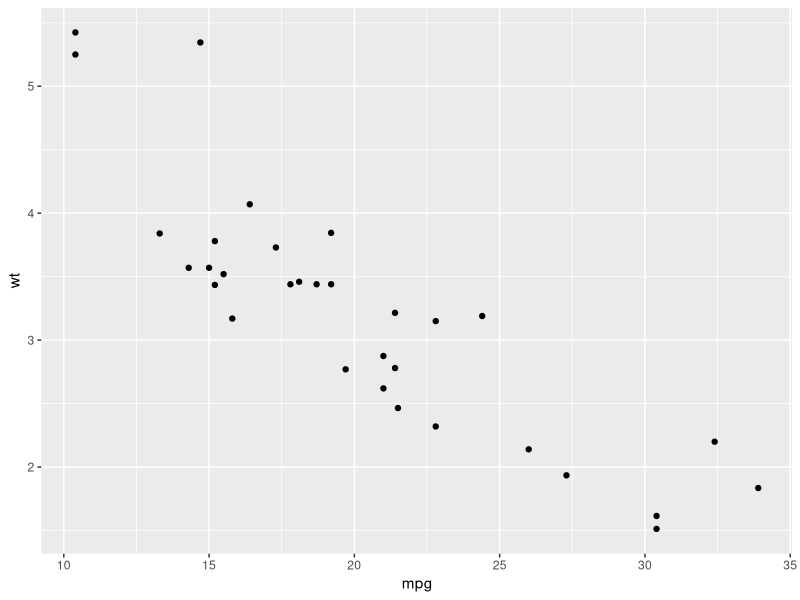
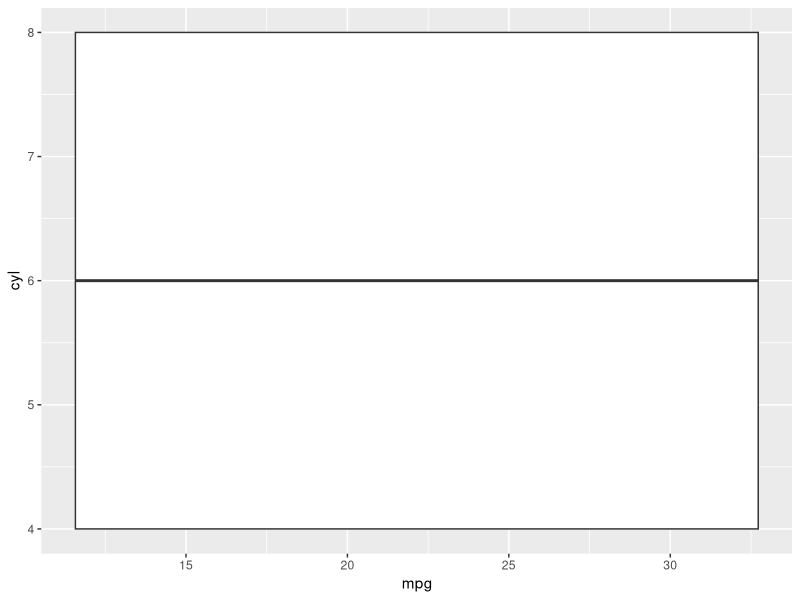

Reproduce these figures in R, in order.
## ---- chunk 1
knitr::opts_chunk$set(include = TRUE, warning = FALSE, message = FALSE, comment = "")
## ---- chunk 2
#filter
#mean
## ---- chunk 3
Pumpkin_pie <- function(pumpkin, ..., p_crust){
#  1. Preheat the oven to 350 F
#  2. Whisk together pumpkin, egg
#  3. Pour mixture into crust
#  Produces a pi <- automatically `returns`
}
## ---- chunk 4
Name_of_function <- function(ingredient_1){
  # Body of your function
  # where your R code goes
  # "Recipe goes here"
}
## ---- chunk 5
#fill in the template
#variables in your arguments can be referenced in your body
tri_area <- function(height, base){
  height * base / 2 
}
# running it will give you a new function in your environment

tri_area(1, 5)
## ---- chunk 6
vol_rect <- function(w,d,h){
  w * d * h
}

vol_rect(3,4,5)
## ---- chunk 7
debug <- function(height, base){
  1 + 2
  height * base / 2
}

debug(1,2)

debug2 <- function(height, base){
  print(1 + 2)
  height * base / 2
}

debug2(1,2)
## ---- chunk 8
library("ggplot2")
## ---- chunk 9
head(mtcars)
## ---- chunk 10
#ggplot(data = mtcars, aes(x = mpg, y = wt)) +
#    geom_point()

multi_graph <- function(cx, cy){
  ggplot(data= mtcars, aes(x = cx, y = cy)) +
    geom_point()
}

#multi_graph(mpg,wt)
## ---- chunk 11
multi_graph_2 <- function(cx, cy){
  ggplot(data= mtcars, 
         aes(x = {{cx}}, y = {{cy}})) +
    geom_point()
}

multi_graph_2(mpg,wt)
## ---- chunk 12
custom_gg <- function(column1, column2, name){
  ggplot(data = mtcars, 
         aes(x = {{column1}}, y = {{column2}})) +
    geom_boxplot()
  
  ggsave(name)
}

custom_gg(mpg, cyl, "new_plot.jpg")
